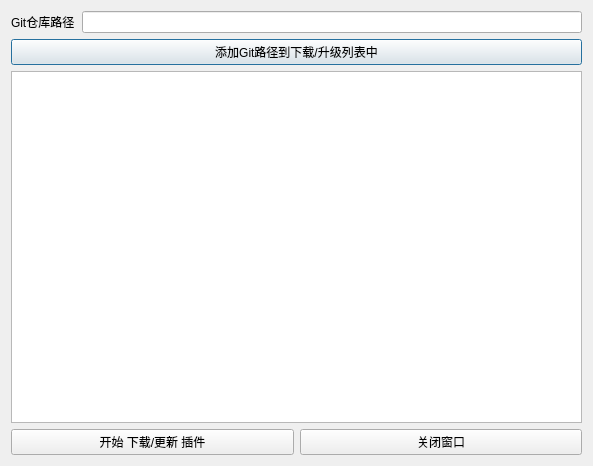
<?xml version="1.0" encoding="UTF-8"?>
<ui version="4.0">
 <class>Dialog</class>
 <widget class="QDialog" name="Dialog">
  <property name="geometry">
   <rect>
    <x>0</x>
    <y>0</y>
    <width>593</width>
    <height>466</height>
   </rect>
  </property>
  <property name="windowTitle">
   <string>Dialog</string>
  </property>
  <layout class="QVBoxLayout" name="verticalLayout">
   <item>
    <layout class="QVBoxLayout" name="verticalLayout_2">
     <item>
      <layout class="QFormLayout" name="formLayout">
       <item row="0" column="0">
        <widget class="QLabel" name="gitPathLabel">
         <property name="text">
          <string>Git仓库路径</string>
         </property>
        </widget>
       </item>
       <item row="0" column="1">
        <widget class="QLineEdit" name="gitPathLineEdit"/>
       </item>
      </layout>
     </item>
     <item>
      <widget class="QPushButton" name="pushButton">
       <property name="text">
        <string>添加Git路径到下载/升级列表中</string>
       </property>
      </widget>
     </item>
    </layout>
   </item>
   <item>
    <widget class="QListView" name="listView"/>
   </item>
   <item>
    <layout class="QHBoxLayout" name="horizontalLayout">
     <item>
      <widget class="QPushButton" name="pushButton_3">
       <property name="text">
        <string>开始 下载/更新 插件</string>
       </property>
      </widget>
     </item>
     <item>
      <widget class="QPushButton" name="pushButton_2">
       <property name="text">
        <string>关闭窗口</string>
       </property>
      </widget>
     </item>
    </layout>
   </item>
  </layout>
 </widget>
 <resources/>
 <connections/>
</ui>
